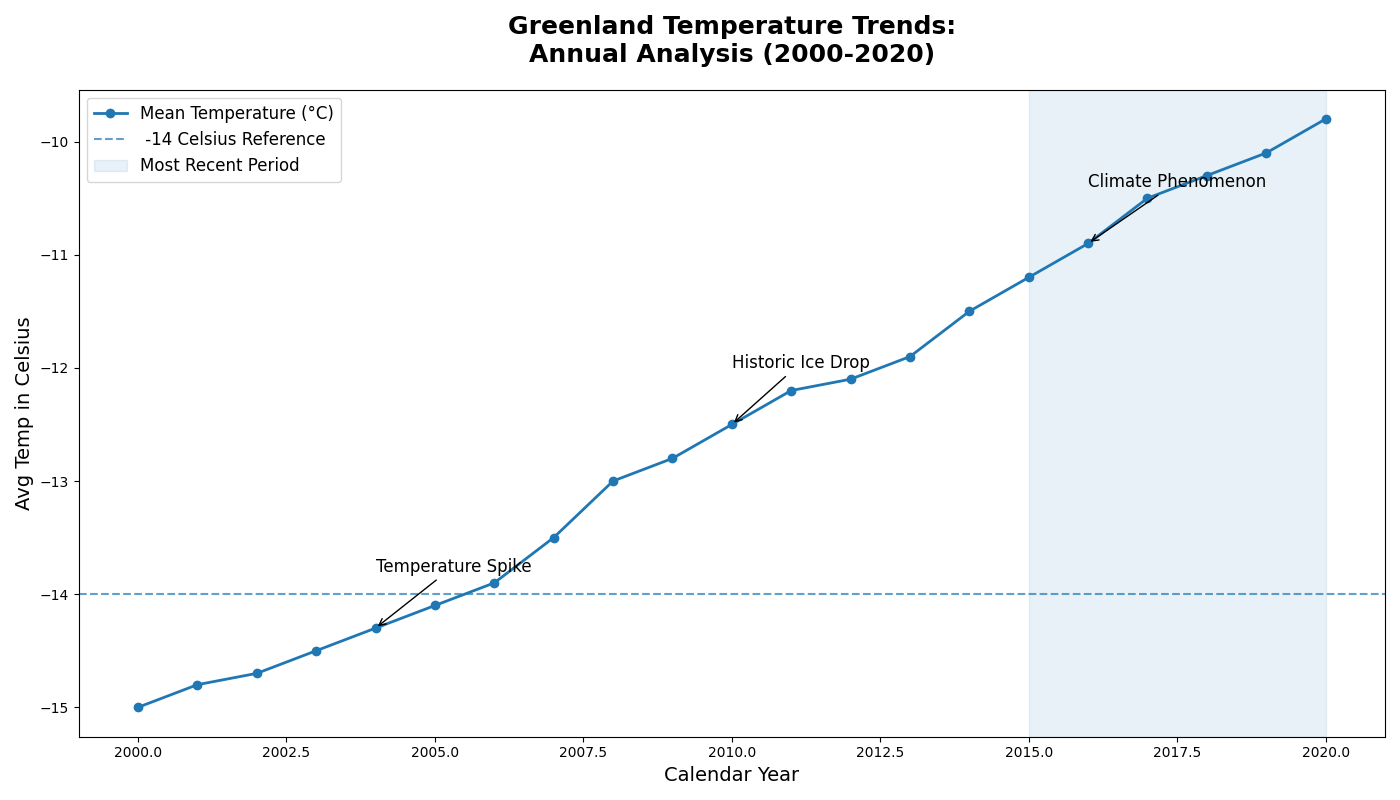

Write the Python code that produced this figure.
import matplotlib.pyplot as plt
import numpy as np

years = np.arange(2000, 2021)
avg_temp_greenland = np.array([-15, -14.8, -14.7, -14.5, -14.3, -14.1, -13.9, -13.5, 
                               -13.0, -12.8, -12.5, -12.2, -12.1, -11.9, -11.5, -11.2, 
                               -10.9, -10.5, -10.3, -10.1, -9.8])

plt.figure(figsize=(14, 8))

# Using consistent color throughout the plot
consistent_color = '#1f77b4'

plt.plot(years, avg_temp_greenland, label='Mean Temperature (°C)', color=consistent_color, linestyle='-', linewidth=2, marker='o')
plt.title('Greenland Temperature Trends:\nAnnual Analysis (2000-2020)', fontsize=18, fontweight='bold', pad=20)
plt.xlabel('Calendar Year', fontsize=14)
plt.ylabel('Avg Temp in Celsius', fontsize=14)

plt.axhline(y=-14, color=consistent_color, linestyle='--', alpha=0.7, label=' -14 Celsius Reference')
plt.axvspan(2015, 2020, color=consistent_color, alpha=0.1, label='Most Recent Period')

for notable_year, annotation in zip([2004, 2010, 2016], ['Temperature Spike', 'Historic Ice Drop', 'Climate Phenomenon']):
    plt.annotate(annotation, xy=(notable_year, avg_temp_greenland[notable_year - 2000]), 
                 xytext=(notable_year, avg_temp_greenland[notable_year - 2000] + 0.5),
                 arrowprops=dict(facecolor='black', arrowstyle='->'),
                 fontsize=12, color='black')

plt.legend(loc='upper left', fontsize=12)
plt.tight_layout()
plt.show()
